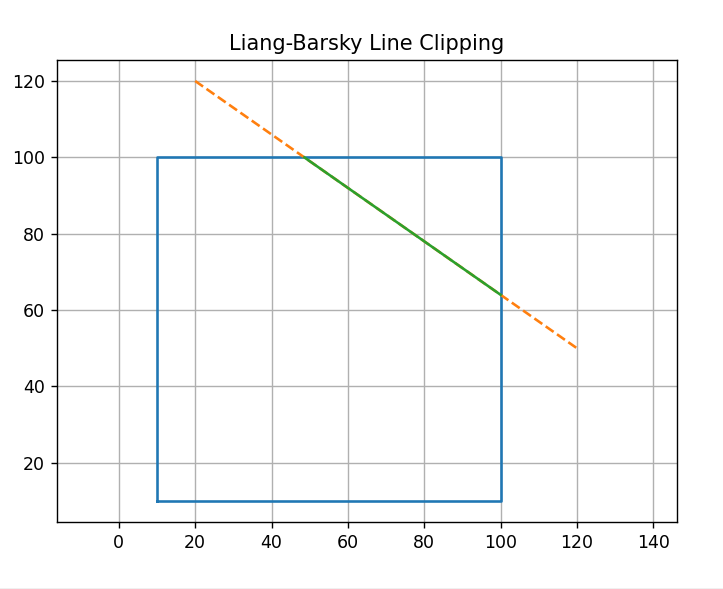

The Python source for this figure:
import matplotlib.pyplot as plt

def liang_barsky(x1, y1, x2, y2, xmin, ymin, xmax, ymax):
    dx = x2 - x1
    dy = y2 - y1
    u1 = 0
    u2 = 1
    p = [-dx, dx, -dy, dy]
    q = [x1 - xmin, xmax - x1, y1 - ymin, ymax - y1]
    i = 0
    while i < 4:
        if p[i] == 0:
            if q[i] < 0:
                return None
        else:
            t = q[i] / p[i]
            if p[i] < 0:
                if t > u1:
                    u1 = t
            else:
                if t < u2:
                    u2 = t
        i = i + 1
    if u1 > u2:
        return None
    nx1 = x1 + u1 * dx
    ny1 = y1 + u1 * dy
    nx2 = x1 + u2 * dx
    ny2 = y1 + u2 * dy
    return nx1, ny1, nx2, ny2

def draw(original, clipped, xmin, ymin, xmax, ymax):
    plt.plot([xmin, xmax, xmax, xmin, xmin],
             [ymin, ymin, ymax, ymax, ymin])
    x1, y1, x2, y2 = original
    plt.plot([x1, x2], [y1, y2], '--')
    if clipped != None:
        cx1, cy1, cx2, cy2 = clipped
        plt.plot([cx1, cx2], [cy1, cy2])
    plt.title("Liang-Barsky Line Clipping")
    plt.axis("equal")
    plt.grid(True)
    plt.show()

xmin = 10
ymin = 10
xmax = 100
ymax = 100
x1 = 20
y1 = 120
x2 = 120
y2 = 50
original = (x1, y1, x2, y2)
clipped = liang_barsky(x1, y1, x2, y2, xmin, ymin, xmax, ymax)
draw(original, clipped, xmin, ymin, xmax, ymax)
